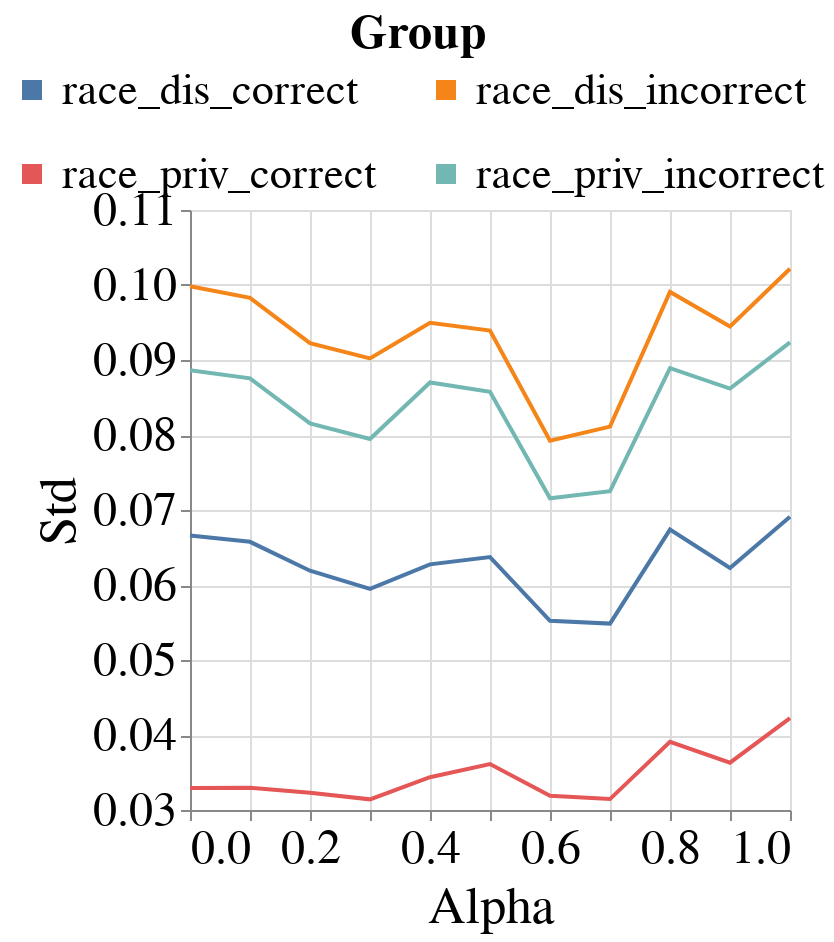

The notebook cell saved with this chart:
### Code cell
visualizer.create_line_bands_per_group_metric_plot(model_name=MODEL_NAMES[0],
                                                   group_metric='Std',
                                                   group='race',
                                                   metric_type='subgroup')

### Figure 1 — Vega-Lite specification as saved in the notebook (floating-point values rounded to 4 significant figures; data arrays with more than 128 entries replaced by an {"elided": "..."} marker saying what was removed)
{"config": {"view": {"continuousWidth": 400, "continuousHeight": 300}, "axis": {"labelFontSize": 24, "labelFontWeight": "normal", "titleFontSize": 26, "titleFontWeight": "normal"}, "legend": {"columns": 2, "direction": "horizontal", "labelFontSize": 22, "labelLimit": 300, "legendX": -90, "legendY": -100, "orient": "none", "symbolStrokeWidth": 10, "titleAnchor": "middle", "titleFontSize": 24, "titleLimit": 300}, "title": {"fontSize": 22}}, "data": {"name": "data-10b9252e0766ffc363779ead8c5b95ff"}, "mark": "line", "encoding": {"color": {"field": "Group", "type": "nominal"}, "x": {"field": "Intervention_Param", "title": "Alpha", "type": "quantitative"}, "y": {"aggregate": "mean", "field": "Metric_Value", "scale": {"zero": false}, "title": "Std", "type": "quantitative"}}, "height": 300, "width": 300, "$schema": "https://vega.github.io/schema/vega-lite/v4.17.0.json", "datasets": {"data-10b9252e0766ffc363779ead8c5b95ff": {"elided": "264 records"}}}
